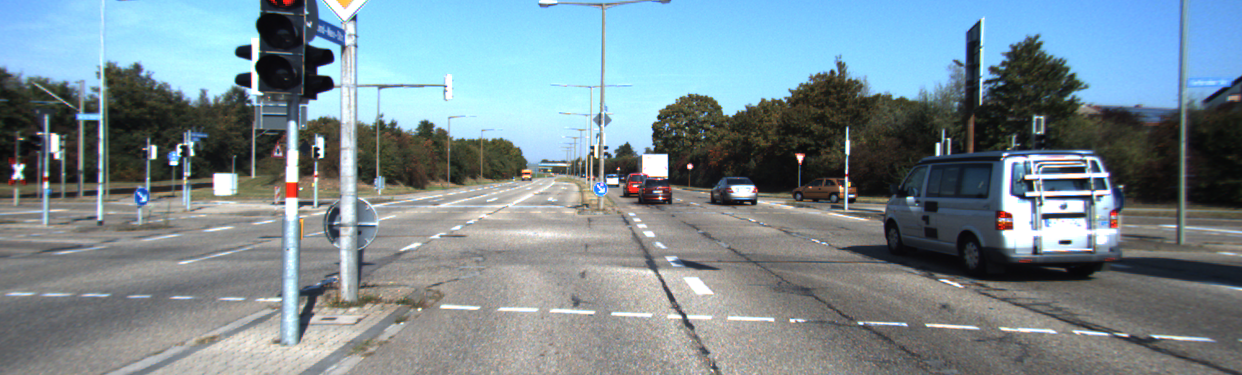
#> input picture Assignment2/HM2_IMR_SamiSellami/0000000130.png, 1242 x 375 px
$ jupyter execute Assignement2_IMR_SIFT.ipynb   (older library calls are emulated)
#> lines starting #> are read from the running program, lines starting #| are printed output that depends on the picture; after the words box and inside, x2 and y2 are one past the last pixel; in counts of white or black regions, pixels touching at a corner belong together
[cell 1]
def calculateHistrogram (image):
# Calculate gradient
  gx = cv2.Sobel(image, cv2.CV_32F, 1, 0, ksize=1)
  gy = cv2.Sobel(image, cv2.CV_32F, 0, 1, ksize=1)

  # Python Calculate gradient magnitude and direction ( in degrees )
  mag, angle = cv2.cartToPolar(gx, gy, angleInDegrees=True)
  Hist = np.zeros(360)

  for i in range (angle.shape[0]):
    for j in range(angle.shape[1]):
      Hist[int(angle[i,j,0])] +=1
  inds =[0, 45, 90, 135, 180, 225, 270, 315]
  Hist_eight = Hist[inds]
  return np.array(Hist_eight)

[cell 2]
def SSD (des1, des2):
  return np.sum((des1 - des2)*(des1 - des2))

[cell 3]
import numpy as np
import pandas  as pd
import matplotlib.pyplot as plt
import cv2
plt.rcParams["figure.figsize"] = (12, 7) # (w, h)


# image = cv2.imread("0000000130.png")
# cv2.imshow("figure", image)
# cv2.waitKey()
images = ['0000000130.png' , '0000000131.png', '0000000132.png', '0000000133.png', '0000000134.png']
for img in images:
    image = cv2.imread(img, cv2.IMREAD_COLOR)
#> image is the input picture: shape (375, 1242, 3); mean B, G, R 145.9, 138.4, 121.2
    image = cv2.cvtColor(image, cv2.COLOR_BGR2RGB)

    cv2.rectangle(image,(800,100),(1150,350),(0,255,0),3)
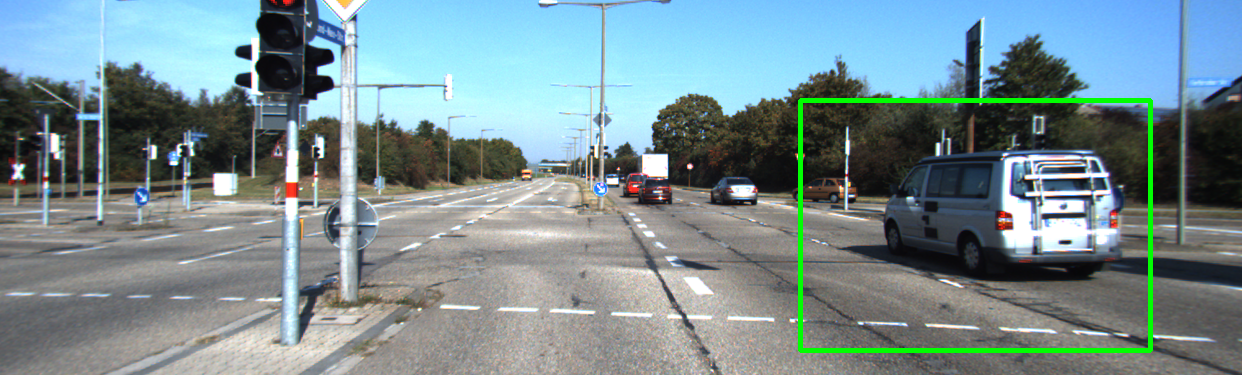
#> image: shape (375, 1242, 3); mean R, G, B 120.1, 140.5, 144.7
    plt.imshow(image)
    plt.xticks([]),plt.yticks([])
    plt.show()
#> pass 2 of the loop `for img in images:`:
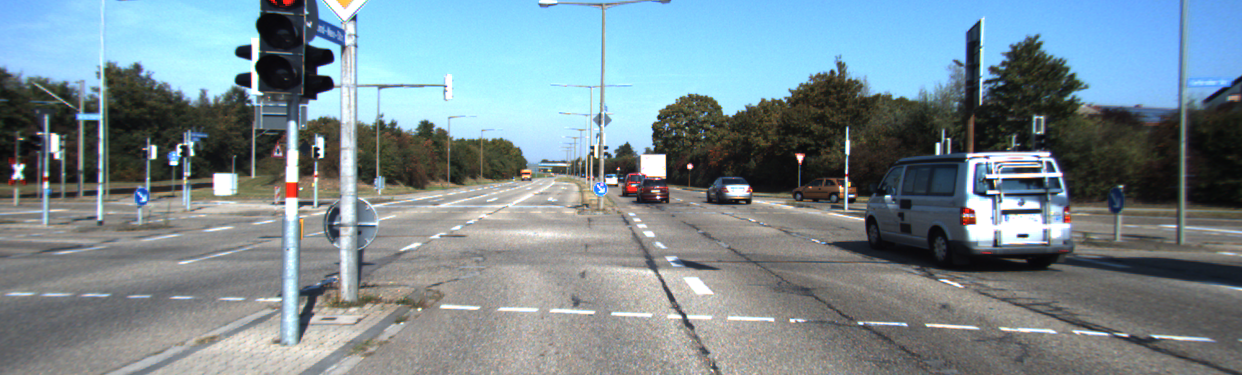
#> input picture Assignment2/HM2_IMR_SamiSellami/0000000131.png, 1242 x 375 px
#> image is the input picture: shape (375, 1242, 3); mean B, G, R 145.6, 138.2, 121.1
#> `cv2.rectangle(image,(800,100),(1150,350),(0,255,0),3)`:
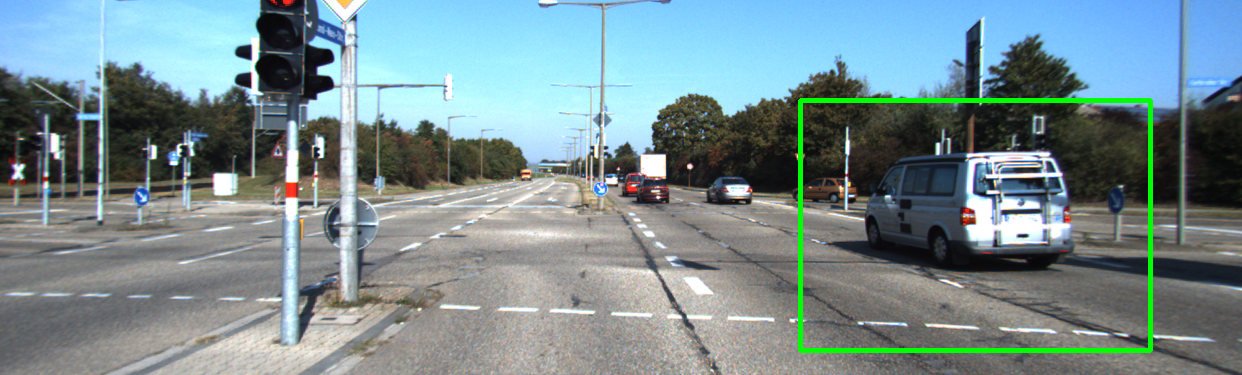
#> image: shape (375, 1242, 3); mean R, G, B 119.9, 140.3, 144.3
#> pass 3 of the loop `for img in images:`:
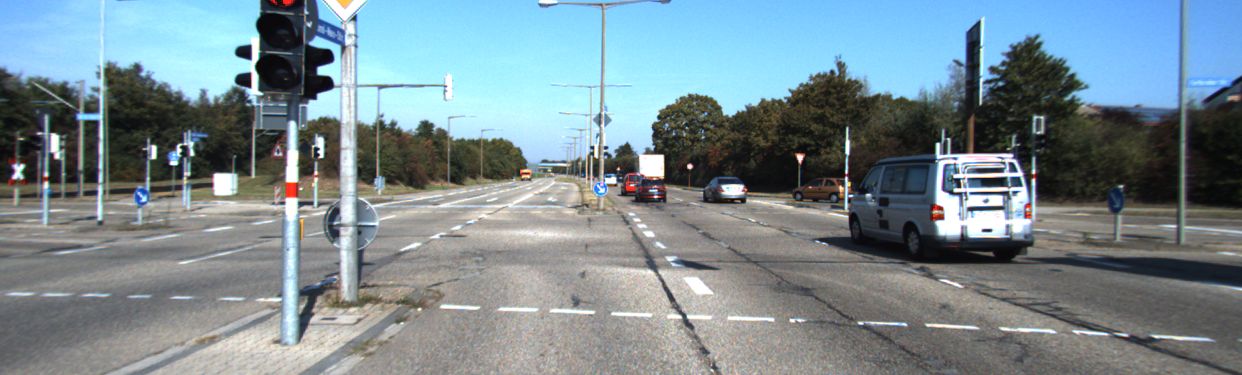
#> input picture Assignment2/HM2_IMR_SamiSellami/0000000132.png, 1242 x 375 px
#> image is the input picture: shape (375, 1242, 3); mean B, G, R 145.6, 138.4, 121.4
#> `cv2.rectangle(image,(800,100),(1150,350),(0,255,0),3)`:
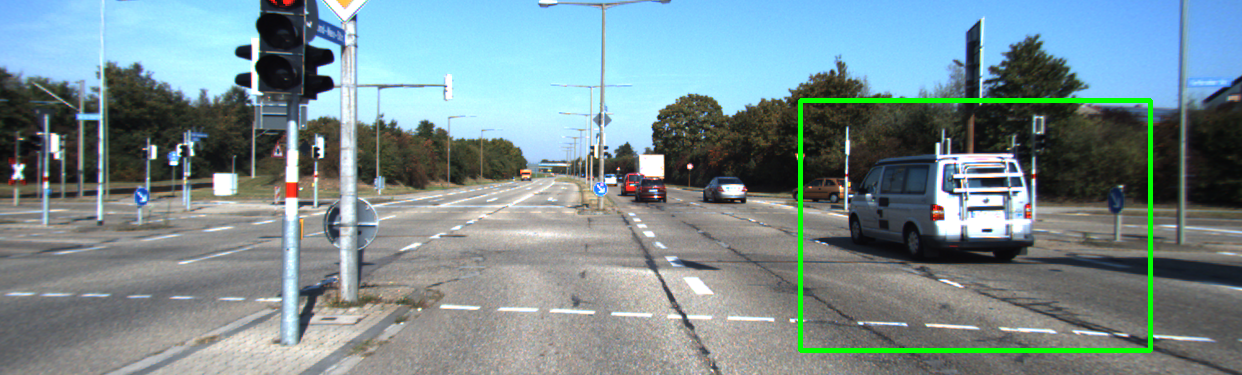
#> image: shape (375, 1242, 3); mean R, G, B 120.2, 140.5, 144.4
#> the loop made 5 passes; the first 3 are shown

image = cv2.imread(images[0], cv2.IMREAD_COLOR)
image = cv2.cvtColor(image, cv2.COLOR_BGR2RGB)
cv2.rectangle(image,(800,100),(1150,350),(0,255,0),3)

image_keypoints = image.copy()
gray = cv2.cvtColor(image, cv2.COLOR_BGR2GRAY)
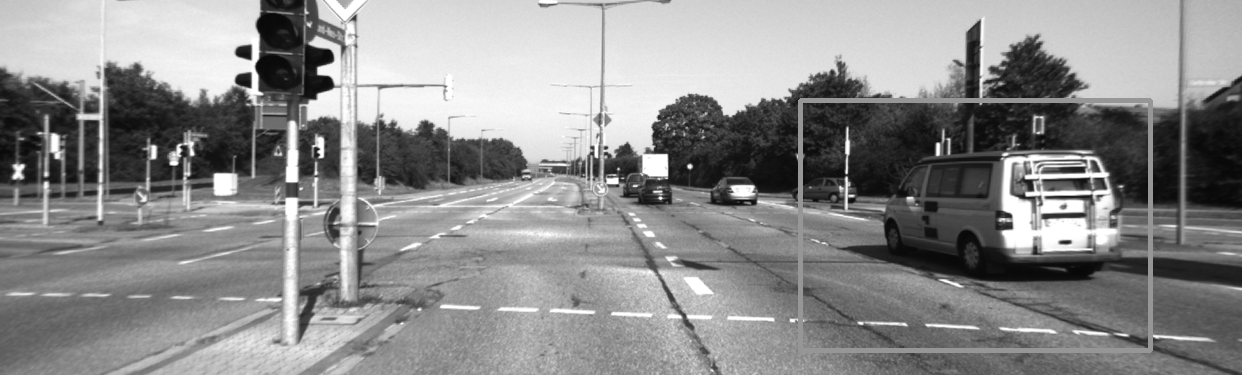
#> gray: shape (375, 1242); min 6, max 255, mean 139.4
mask = np.zeros(gray.shape, np.uint8)
mask[100:350 , 750:1150] = 255
orb = cv2.ORB_create()
kp = orb.detect(gray,mask)
# image_keypoints =cv2.drawKeypoints(image,kp,image_keypoints,flags=cv2.DRAW_MATCHES_FLAGS_DRAW_RICH_KEYPOINTS)
image_keypoints =cv2.drawKeypoints(image,kp,image_keypoints,flags=0)

plt.imshow(image_keypoints)
plt.xticks([]),plt.yticks([])
plt.show()

[cell 4]
keypoints = []
block_size = 16
step = block_size/4

images_=[]
for img in images:
  image = cv2.imread(img, cv2.IMREAD_COLOR)
  image = cv2.cvtColor(image, cv2.COLOR_BGR2RGB)
  cv2.rectangle(image,(800,100),(1150,350),(0,255,0),3)
  images_.append(image)

  image_keypoints = image.copy()
  gray = cv2.cvtColor(image, cv2.COLOR_BGR2GRAY)
  mask = np.zeros(gray.shape, np.uint8)
  mask[100:350 , 750:1150] = 255
  orb = cv2.ORB_create()
  kp = orb.detect(gray,mask)
  image_keypoints =cv2.drawKeypoints(image,kp,image_keypoints,flags=0)
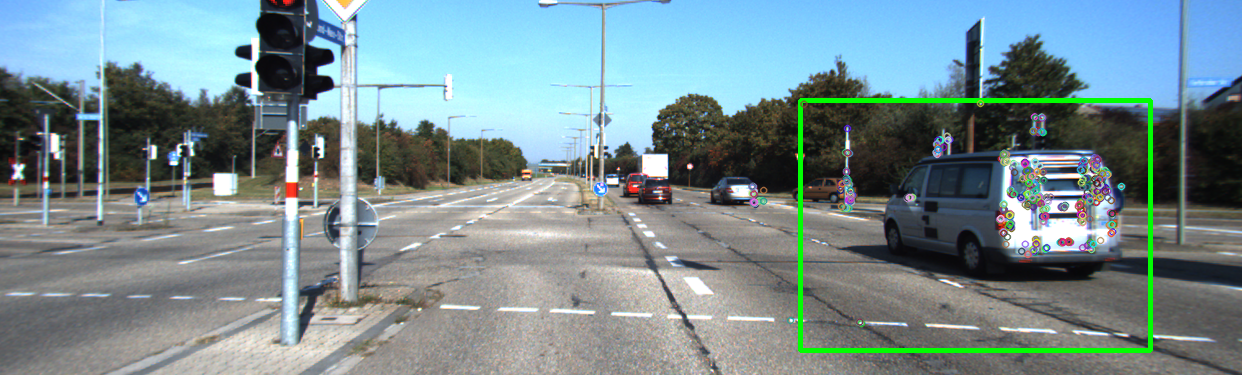
#> image_keypoints: shape (375, 1242, 3); mean R, G, B 119.9, 140.3, 144.4
  keypoints.append(kp)
#> pass 2 of the loop `for img in images:`:
#> `image_keypoints =cv2.drawKeypoints(image,kp,image_keypoints,flags=0)`:
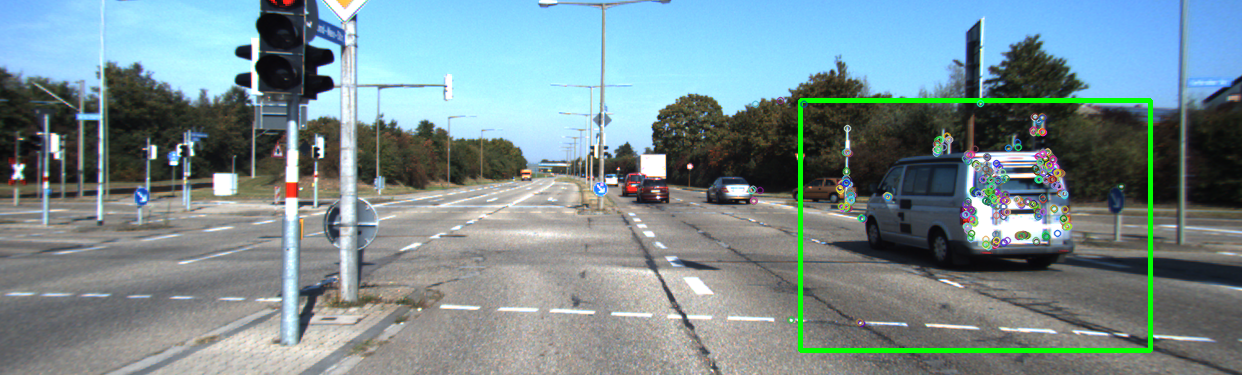
#> image_keypoints: shape (375, 1242, 3); 1.57% of pixels changed, all inside (x1, y1, x2, y2) = (747, 96, 1126, 328)
#> pass 3 of the loop `for img in images:`:
#> `image_keypoints =cv2.drawKeypoints(image,kp,image_keypoints,flags=0)`:
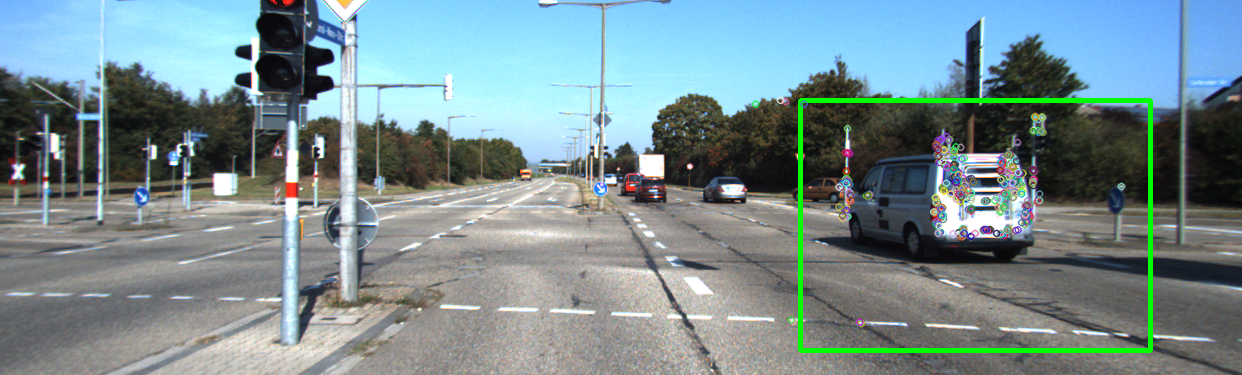
#> image_keypoints: shape (375, 1242, 3); 1.53% of pixels changed, all inside (x1, y1, x2, y2) = (751, 96, 1126, 328)
#> the loop made 5 passes; the first 3 are shown

descriptors_img =[]
#> descriptors_img = []
for kp in keypoints:
  descriptor_list = []
  for pk in kp:
    descriptor = np.zeros(128)
    k=0
    for i in range(4):
      for j in range(4):
        row_min = int(pk.pt[1] -block_size/2 + i* step)
        row_max = int(pk.pt[1] -block_size/2 + (i+1)* step)
        col_min = int(pk.pt[0] -block_size/2 + j* step)
        col_max = int(pk.pt[0] -block_size/2 + (j+1)* step)
        img = image[ row_min : row_max , col_min : col_max , :]
        descriptor[k * 8: (k+1) * 8] = calculateHistrogram(img)
        k +=1
    descriptor_list.append(descriptor)
  descriptors_img.append(descriptor_list)

[cell 5]
dist = []
img_ind1 =3
img_ind2 =4
ind1 = 78
threshold = 150

markers = ['o', '.', ',', 'x', '+', 'v', '^', '<', '>', 's', 'd']
colors = ['r','g','b','c','m', 'y', 'k']

markers = ['o', '.', ',', 'x', '+', 'v', '^', '<', '>', 's', 'd']
colors = ['r','g','b','c','m', 'y', 'k']
design = []
for i in markers:
  for j in colors:
    design.append([i,j])
edges1 = []
edges2 = []

for ind1 in range(100):
  dist = []

  for descriptor in descriptors_img[img_ind2]:
    dist.append(SSD(descriptors_img[img_ind1][ind1], descriptor))

  dist = np.array(dist)
  ind2 = np.argmin(dist)

  if dist[ind2] < threshold:
    point1 = keypoints[img_ind1][ind1].pt
    point2 = keypoints[img_ind2][ind2].pt

    img=images_[img_ind1].copy()
    x1, y1 = point1

    img=images_[img_ind2].copy()
    x2, y2 = point2


    edges1.append([int(x1),int(y1)])
    edges2.append([int(x2),int(y2)])
#> this loop made 100 passes
#> pass 1, `img=images_[img_ind1].copy()`:
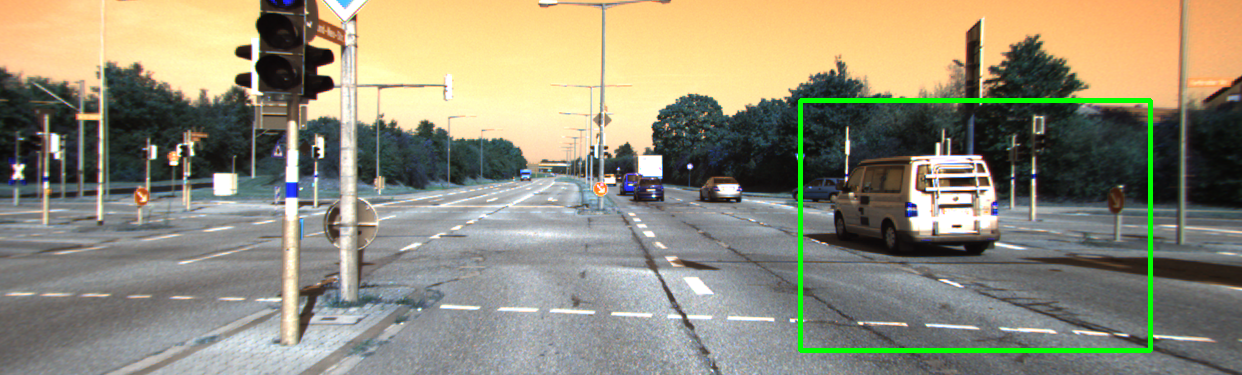
#> img: shape (375, 1242, 3); mean of channels 0, 1, 2 120.3, 140.6, 144.4; drawn as B, G, R
#> pass 1, `img=images_[img_ind2].copy()`:
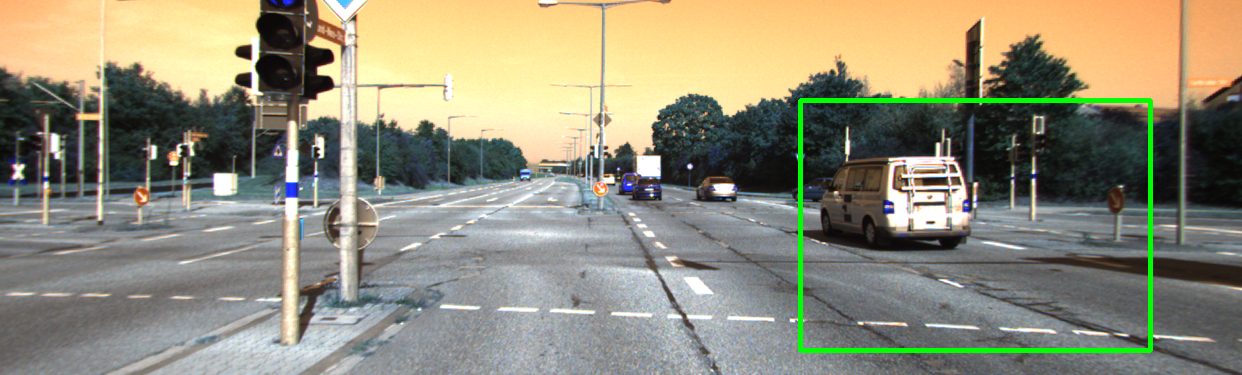
#> img: shape (375, 1242, 3); mean of channels 0, 1, 2 120.4, 140.6, 144.3; drawn as B, G, R

img1=images_[img_ind1].copy()
img2=images_[img_ind2].copy()

plt.imshow(img1)
for i in range(len(edges1)):
  plt.plot(edges1[i][0],edges1[i][1],design[i][0], design[i][1])
plt.show()
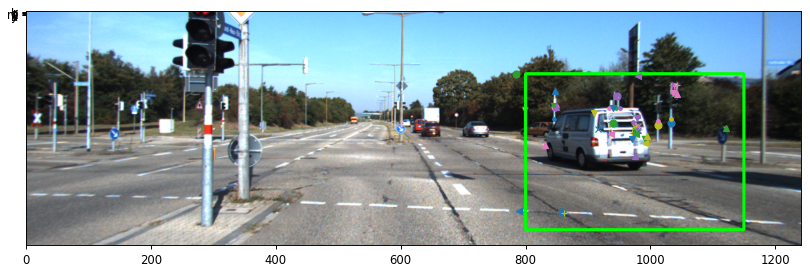
#> figure drawn by matplotlib, 1 panel

plt.imshow(img2)
for i in range(len(edges2)):
  plt.plot(edges2[i][0],edges2[i][1],design[i][0], design[i][1])
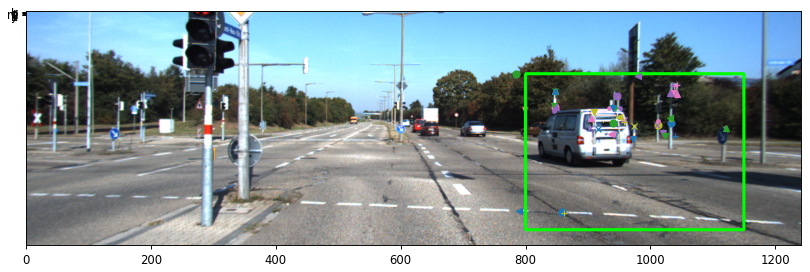
#> figure drawn by matplotlib, 1 panel
